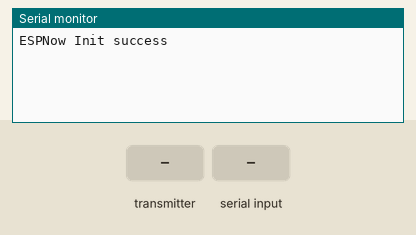
Recording of a sketch running on a simulated ESP8266 (NodeMCU). Shown: the last lines printed to the serial monitor. The test bench sets the inputs (shaded band).

Above: at 1.2 s.
1.3 s: the transmitter starts sending isGlobal = 0
At 1.61 s:
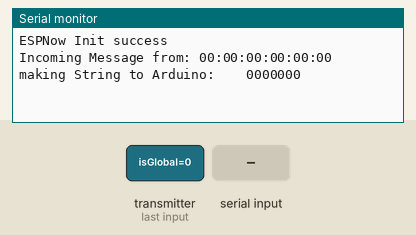
2.8 s: "0\n" received over the second serial link
At 3.72 s:
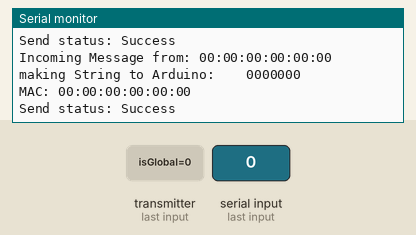
4.3 s: the transmitter starts sending address = 256
At 4.61 s:
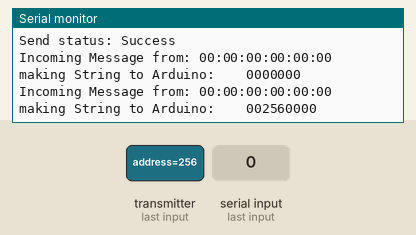
5.8 s: the transmitter starts sending isPing = 1
At 6.11 s:
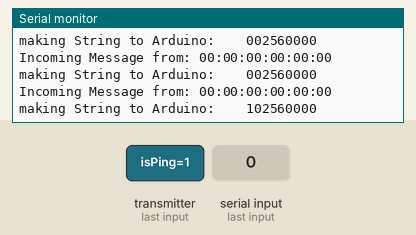
7.3 s: the transmitter starts sending sender = 256
At 7.61 s:
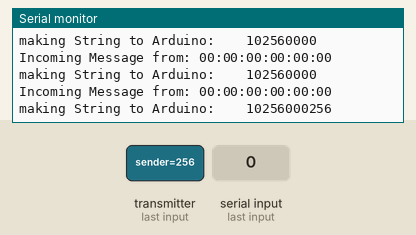
8.8 s: the transmitter starts sending isGlobal = 1
At 9.11 s:
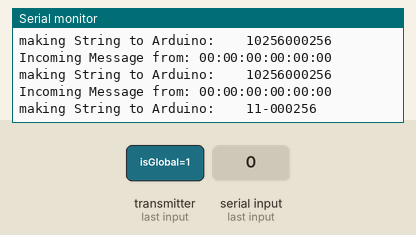
Timing chart, 0 to 11.3 s (numbered marks = the images above; inputs shaded):
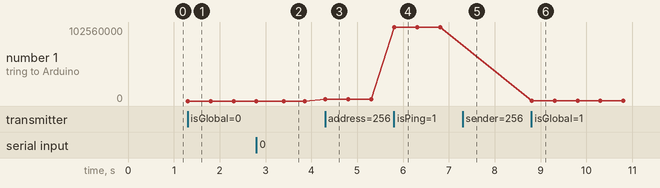

Measured:
- after the input at 1.3 s, the serial monitor: prints a new line at once (image 1)
- after the input at 2.8 s, the serial monitor: prints a new line at once (image 2)
- after the input at 4.3 s, the serial monitor: prints a new line at once (image 3)
- after the input at 5.8 s, the serial monitor: prints a new line at once (image 4)
- after the input at 7.3 s, the serial monitor: prints a new line at once (image 5)
- after the input at 8.8 s, the serial monitor: prints a new line at once (image 6)
- plotted number 1: 0 → 2560000 after the input at 4.3 s, 2560000 → 102560000 after the input at 5.8 s, 102560000 → 11 after the input at 8.8 s

The sketch:

ESP8266_antenna_uart.ino
```cpp
#include <espnow.h>
#include "ESP8266WiFi.h"
#include<SoftwareSerial.h> //Included SoftwareSerial Library
//Started SoftwareSerial at RX and TX pin of ESP8266/NodeMCU

SoftwareSerial NodeMcu_SoftSerial(D1,D2); //D1 connect to TX pin arduino, D2 connect to RX pin on arduino

uint8_t receiverAddress[][6] = {
{0x50, 0x02, 0x91, 0x75, 0x14, 0x16},
{0xBC, 0xFF, 0x4D, 0xCA, 0xBF, 0xB1},
{0x84, 0xCC, 0xA8, 0x98, 0x98, 0xA7},
{0xBC, 0xFF, 0x4D, 0xC9, 0xB2, 0xB7},
{0xBC, 0xFF, 0x4D, 0xC4, 0x20, 0x7B},
{0x24, 0xD7, 0xEB, 0xEA, 0xC5, 0x2B},
{0xEC, 0x64, 0xC9, 0xF1, 0x13, 0x5C},
{0xEC, 0x64, 0xC9, 0xF0, 0x59, 0x29},
{0xF4, 0xCF, 0xA2, 0xEB, 0xFC, 0x18},
{0xA0, 0x20, 0xA6, 0x13, 0x11, 0x60},
{0x5C, 0xCF, 0x7F, 0x6C, 0xD8, 0x15} // old version
};


/*
0 USBC
1 USBC
2 USBC
3 USBC
4 USBC
5 MicroUSB
6 MicroUSB
7 MicroUSB
8 MicroUSB
9 old version
*/

typedef struct customMessage {
    bool isGlobal;  //anotates if message is directed at some other device specifically or directly to a specific device
    int address;    //if not global, should have address 0-9
    bool isPing;    //true of message is ping, if not check value(payload)
    int value;      //value of payload 0-255
    int sender;     //our device ID 0-9
} customMessage;

customMessage myReceivedMessage;
customMessage myMessageToSend;

String arduino_recivedString;

void messageSent(uint8_t *macAddr, uint8_t status) {
    Serial.printf("MAC: %02X:%02X:%02X:%02X:%02X:%02X\n", macAddr[0], macAddr[1], macAddr[2], macAddr[3], macAddr[4], macAddr[5]);
    Serial.print("Send status: ");
    if(status == 0){
        Serial.println("Success");
    }
    else{
        Serial.println("Error");
    }
}


/**
 * @brief Callback function for receiving messages.
 *
 * This function is called when a message is received.
 * It takes the MAC address of the sender, the incoming data, and the length of the data as parameters.
 *
 * @param macAddr The MAC address of the sender.
 * @param incomingData The incoming data.
 * @param len The length of the incoming data.
 */
void messageReceived(uint8_t* macAddr, uint8_t* incomingData, uint8_t len){
    //triggered if message is received from esp

    memcpy(&myReceivedMessage, incomingData, sizeof(myReceivedMessage));
    Serial.printf("Incoming Message from: %02X:%02X:%02X:%02X:%02X:%02X \n\r", macAddr[0], macAddr[1], macAddr[2], macAddr[3], macAddr[4], macAddr[5]);

    //Sending data to arduino using serial connection
    String dataToArduino;

    dataToArduino += String(myReceivedMessage.isPing);
    dataToArduino += String(myReceivedMessage.isGlobal);

    if(myReceivedMessage.isGlobal){
      dataToArduino += "-";
    }else{
      dataToArduino += String(myReceivedMessage.address);
    }
    if(myReceivedMessage.isPing){
      dataToArduino += "000";
    }else{
      dataToArduino += String(myReceivedMessage.value / 100 % 10);
      dataToArduino += String(myReceivedMessage.value / 10 % 10);
      dataToArduino += String(myReceivedMessage.value % 10);
    }
    dataToArduino += String(myReceivedMessage.sender);
    dataToArduino +="\n";
    //first char isPing 0 or 1
    //second char isGlobal 0 or 1
    //third char if global insert any char (wont be read later anyway) else int 0-9 ADDRESS
    //4th 5th and 6th if Ping insert any chars (wont be read later anyway) else int 000-255 VALUE
    //7th int of my device 0-9

    //EXAMPLE "01x1230"
    Serial.print("making String to Arduino:    ");
    Serial.println(dataToArduino);
    NodeMcu_SoftSerial.print(dataToArduino);

}

/**
 * @brief Handles the message received from Arduino.
 *
 * This function is responsible for processing the message received from Arduino.
 *
 * @param message The message received from Arduino.
 */
void handleMessageFromArduino(String message){

      //triggered if message is received from arduino
      //message is in format "01x1230"

      //first char isPing 0 or 1
      //second char isGlobal 0 or 1
      //third char if global insert any char (wont be read later anyway) else int 0-9
      //4th 5th and 6th if Ping insert any chars (wont be read later anyway) else int 000-255
      //7th int of my device 0-9

      //EXAMPLE "0031232" private msg
      // Ping   Glob  addr  val   sender
      // 0      0     3     123   2

      //EXAMPLE "11xyyy2" global ping
      // Ping   Glob  addr  val   sender
      // 1      1     x     yyy   2

  bool isPing = (message[0] == '0') ? false : true;
  bool isGlobal = (message[1] == '0') ? false : true;
  int address;
  if(isGlobal){
    address = -1;
  }else{
    address = (message[2]- '0');
  }
  int value;
  if(isPing){
    value = 0;
  }else{
    value = 100*(message[3]- '0') + 10*(message[4]- '0') + (message[5]- '0');
  }
  int sender = message[6] - '0';

  myMessageToSend.isPing = isPing;
  myMessageToSend.isGlobal = isGlobal;
  myMessageToSend.address = address;
  myMessageToSend.value = value;
  myMessageToSend.sender = sender;
  //debugging
  Serial.print("\nisPing: ");
  Serial.println(myMessageToSend.isPing);
  Serial.print("isGlobal: ");
  Serial.println(myMessageToSend.isGlobal);
  Serial.print("address: ");
  Serial.println(myMessageToSend.address);
  Serial.print("value: ");
  Serial.println(myMessageToSend.value);
  Serial.print("sender: ");
  Serial.println(myMessageToSend.sender);


  if (address>=0){
    esp_now_send(receiverAddress[address], (uint8_t *) &myMessageToSend, sizeof(myMessageToSend));
  } else {
    for (int i=0; i<sizeof(receiverAddress) / sizeof(receiverAddress[0]);i++){
      esp_now_send(receiverAddress[i], (uint8_t *) &myMessageToSend, sizeof(myMessageToSend));
    }
  }
}


void setup(){

    //serial connection to computer
    Serial.begin(9600);
    // delay(1000); // uncomment if your serial monitor is empty
    //handles serial connection to arduino via wire
    NodeMcu_SoftSerial.begin(9600);

    WiFi.mode(WIFI_STA);

    if (esp_now_init() == 0) {
        Serial.println("ESPNow Init success");
    }
    else {
        Serial.println("ESPNow Init fail");
        return;
    }


    esp_now_set_self_role(ESP_NOW_ROLE_COMBO);

    // check length of receiverAddress structure
    //iterate through all the possible addresses and add them as peers
    for (int i=0;i<sizeof(receiverAddress) / sizeof(receiverAddress[0]);i++) {
      uint8_t result = esp_now_add_peer(receiverAddress[i], ESP_NOW_ROLE_COMBO, 0, NULL, 0);
      if(result != 0){
        Serial.println("Failed to add peer");
      }
    }
    //call back functions for sending and receiving messages
    esp_now_register_send_cb(messageSent);
    esp_now_register_recv_cb(messageReceived);


}


void loop(){
  //LISTENING TO MESSAGES FROM ARDUINO
  while(NodeMcu_SoftSerial.available()>0){
    char c = NodeMcu_SoftSerial.read();
    // Serial.print(c);
    if(c=='\n'){
      handleMessageFromArduino(arduino_recivedString);
      //Serial.println(arduino_recivedString);
      arduino_recivedString = "";
      break;
    }else{
      // Serial.println(NodeMcu_SoftSerial.available());
      arduino_recivedString += c;

    }
  }

}
```
